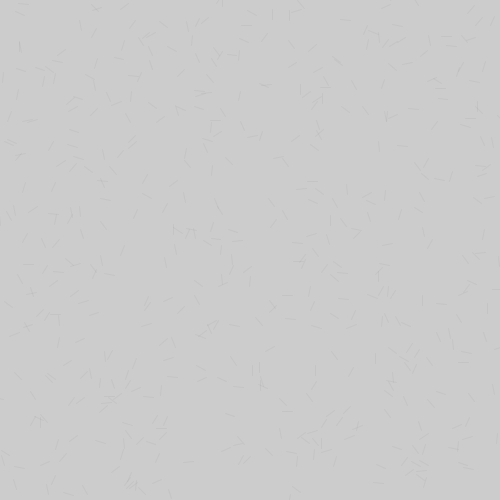
Frame 1 (no input)
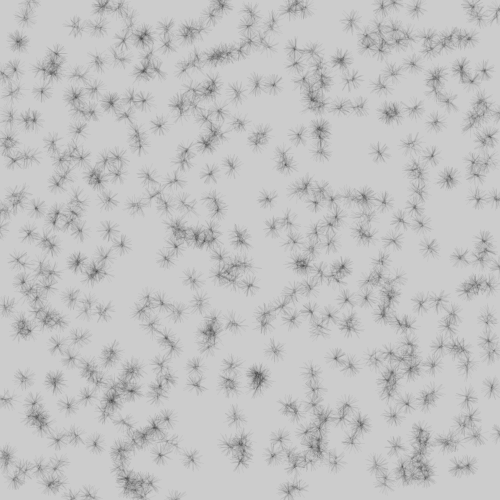
Frame 60 (the mouse pressed at the canvas centre just before this capture)
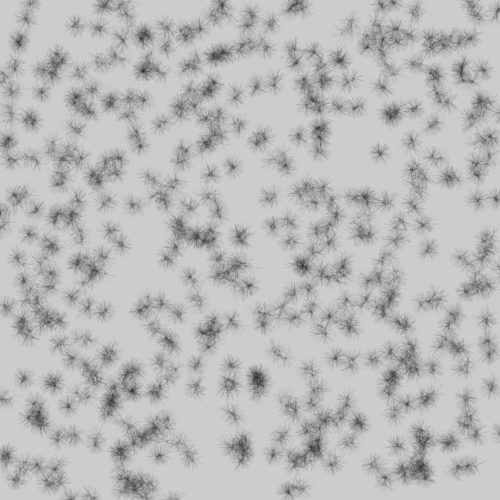
Frame 120 (the mouse held since frame 60 and released just before this capture)

The Processing sketch that drew these frames (run headless with seeded random() and noise(); from frame 60 on, the mouse is pressed at the canvas centre):

// Processing sketch: _04_walker_array
// ── _04_walker_array.pde
Walker[] walkers = new Walker[500];

void setup() {
  size(500, 500);
  smooth();
  noStroke();
  
  for (int i=0; i<walkers.length; i++) {
    float x = random(0, width);
    float y = random(0, height);
    walkers[i] = new Walker(x, y);  
  }
}

void draw() {
  for (int i=0; i<walkers.length; i++) {
    walkers[i].display();
    walkers[i].move();
  }
}





class Walker
{
  float x;
  float y;
  
  Walker(float ax, float ay) {
    x = ax;
    y = ay;
  }
  
  void display() {
    // do this
    // fill(0, 10);
    // ellipse(x, y, 20, 20);
    
    // or try this
    stroke(0, 10);
    pushMatrix();
    translate(x, y);
    rotate(random(0, 6));
    line(0, 0, 10, 0);
    popMatrix();
  }
  
  void move() {
    x += random(-1, 1);
    y += random(-1, 1); 
  }
}
